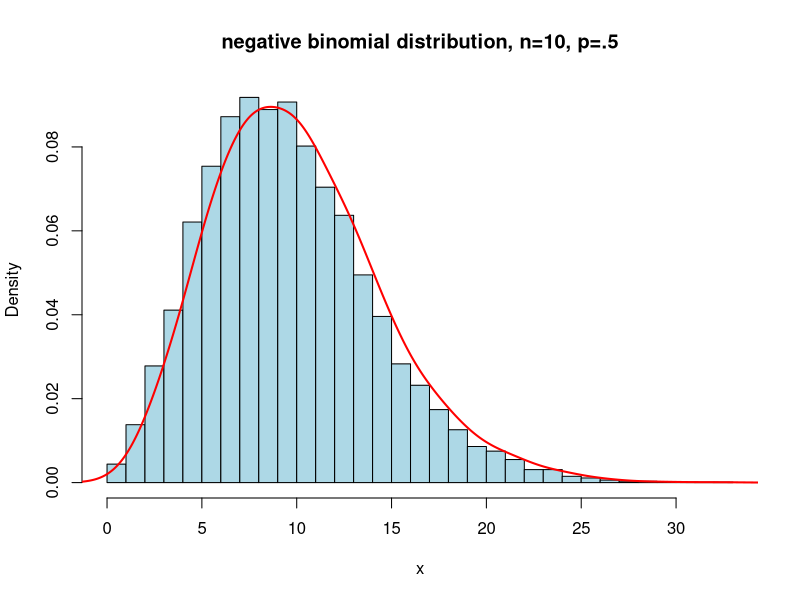

Write R code to recreate this figure.
N <- 10000 # assigning the values 10000 to N that’s is gona act as the population 
x <- rnbinom(N, 10, .5)#we generated the negative binomial probabilities randomly for the 10 success  events and a prob of success of .5
#plot the probability distribution using the hist function passing in x the generated probs and of the success prob of .5
hist(x, 
     xlim=c(min(x),max(x)), probability=T, nclass=max(x)-min(x)+1, 
     col='lightblue',
     main='negative binomial distribution, n=10, p=.5')
# plot line graph to show the trend of the distribution passing in the values of  X to the density function which is passed in the line 
lines(density(x,bw=1), col='red', lwd=2)
